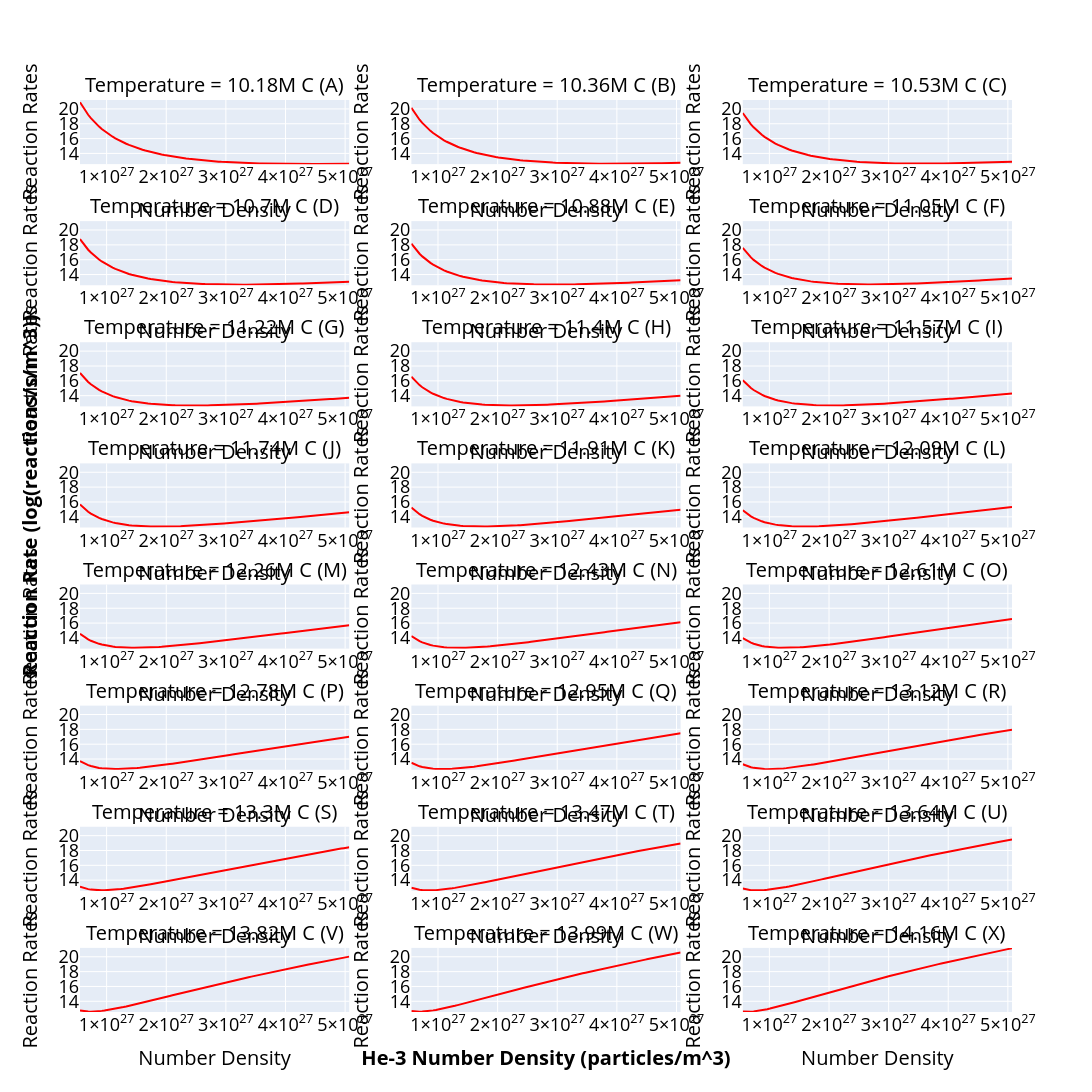

Write notebook code for a chart like this one.
### Code cell
## Use the model to make another surface plot
import statsmodels.api as sm

pio.templates.default = "plotly"

x = df_filtered['he3_number_density']
temp = df_filtered['core_temperature']

count = 24
x_space = np.linspace(x.min(), x.max(), 100)
temp_range = np.linspace(temp.min(), temp.max(), count + 1)

subplot_titles = []


letters = 'ABCDEFGHIJKLMNOPQRSTUVWXYZ'

idx = 0
_last = temp.min()
for _temp in temp_range:
    if _temp == _last:
        continue
    subplot_titles.append(f'Temperature = {format_title(_temp)} C ({letters[idx]})')
    _last = _temp
    idx += 1

cols = 3
fig = make_subplots(rows=math.ceil((len(temp_range) - 1) / cols), cols=cols, subplot_titles=subplot_titles)

fig.for_each_annotation(update)

max_y = 0
min_y = 1e10

last = temp.min()
idx = 0
row = 1
col = 1
for temp_value in temp_range:
    if temp_value == last:
        continue
    frame_df = df_filtered.copy()
    if temp_value == temp.max():
        frame_df = frame_df[frame_df['core_temperature'] <= temp_value]
    else:
        frame_df = frame_df[frame_df['core_temperature'] < temp_value]
    frame_df = frame_df[frame_df['core_temperature'] >= last]
    last = temp_value

    # fig.add_trace(
    #     go.Scatter(x=frame_df['he3_number_density'], y=np.log10(frame_df['reaction_rates_per_unit_volume']), mode='markers',
    #                marker=dict(
    #                    color=frame_df['core_temperature'],
    #                    size=8,
    #                    opacity=0.8,
    #                    colorbar=dict(title='Temperature (C)', len=0.8, thickness=20),
    #                    showscale=True,
    #                    coloraxis='coloraxis',
    #                )),
    #     row=row, col=col
    # )

    # _x = frame_df['he3_number_density']
    # x_space = np.linspace(.9 * _x.min(), _x.max() * 1.1, 100)

    temp_space = np.array([temp_value] * len(x_space))
    # if len(_x) == 1:
    #     x_value = _x.iloc[0]
    #     x_space = np.linspace(x_value * 0.9, x_value * 1.1, 100)
    #     temp_space = np.array(frame_df['core_temperature'].iloc[0]) * np.ones_like(x_space)

    input_data = pd.DataFrame(
        {
            'const': np.ones_like(x_space),
            'log(he3_number_density)': np.log10(x_space),
            'log(he3_number_density)^2': np.log10(x_space) ** 2,
            'log(core_temperature)': np.log10(temp_space),
            'log(core_temperature)^2': np.log10(temp_space) ** 2,
            'log(core_temperature)^3': np.log10(temp_space) ** 3,
            'interaction': np.log10(x_space) * np.log10(temp_space),
        }
    )

    ys = model_interaction.predict(input_data).values
    fig.add_trace(
        go.Scatter(x=x_space, y=ys, mode='lines', marker=dict(color='red')),
        row=row, col=col
    )

    max_y = max(max_y, ys.max())
    min_y = min(min_y, ys.min())

    col += 1
    if col > cols:
        col = 1
        row += 1

    idx += 1

fig.update_layout(
    width=850 * 2.25,
    height=1100 * 2.25,
    showlegend=False,
    coloraxis=dict(colorscale='BlueRed', colorbar=dict(title='Temperature (C)', len=0.8, thickness=20)),
    font_color = 'black',
    font=dict(size=FONT_SIZE - 2)
)

min_y = min_y * 0.999
max_y = max_y * 1.0025

for i in range(len(temp_range)):
    param_name = f'yaxis{i + 1}'
    param_name_x = f'xaxis{i + 1}'
    if i == 0:
        param_name = 'yaxis'
        fig.update_layout(yaxis=dict(range=[min_y, max_y], title='Reaction Rates', color='black', title_font_size=FONT_SIZE), xaxis=dict(title='Number Density', color='black', title_font_size=FONT_SIZE))
    elif i == 9:
        fig.update_layout({
            param_name: dict(range=[min_y, max_y], color='black', title='<b>Reaction Rate (log(reactions/s/m^3))</b>', title_font_size=FONT_SIZE),
            param_name_x: dict(title='Number Density', color='black', title_font_size=FONT_SIZE)
        })
    elif i == 22:
        fig.update_layout({
            param_name: dict(range=[min_y, max_y], title='Reaction Rates', color='black', title_font_size=FONT_SIZE),
            param_name_x: dict(color='black', title='<b>He-3 Number Density (particles/m^3)</b>', title_font_size=FONT_SIZE)
        })
    else:
        fig.update_layout({
            param_name: dict(range=[min_y, max_y], title='Reaction Rates', color='black', title_font_size=FONT_SIZE),
            param_name_x: dict(title='Number Density', color='black', title_font_size=FONT_SIZE)
        })

fig.show()

fig.write_image('fig5.svg')
fig.write_image('fig5.png')
